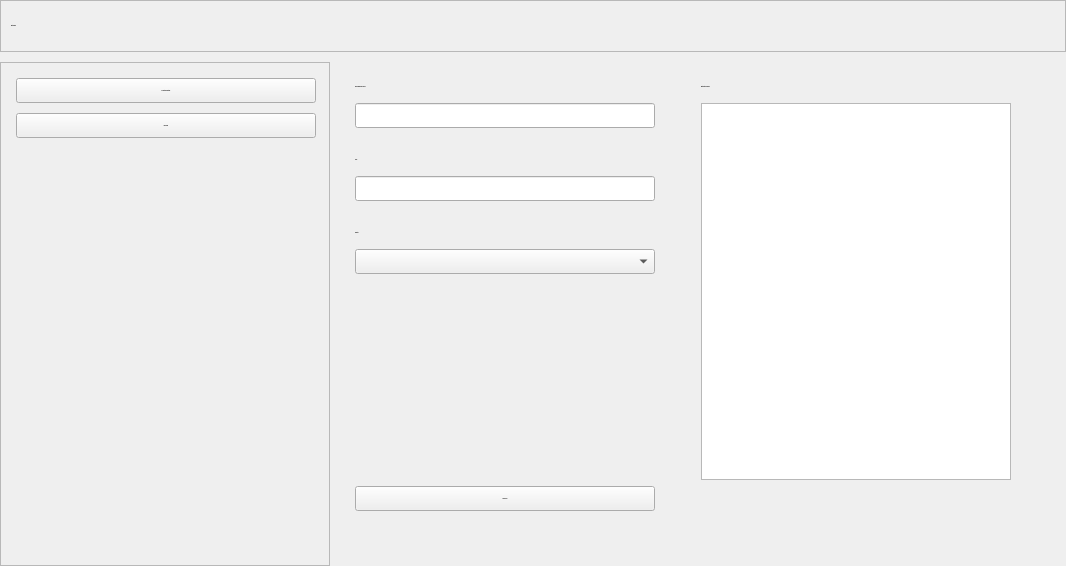
      <widget class="QWidget" name="pageVerwaltung">
       <layout class="QGridLayout" name="gridLayout_55">
        <property name="leftMargin">
         <number>0</number>
        </property>
        <property name="topMargin">
         <number>0</number>
        </property>
        <property name="rightMargin">
         <number>0</number>
        </property>
        <property name="bottomMargin">
         <number>0</number>
        </property>
        <item row="0" column="0">
         <layout class="QGridLayout" name="gridLayout_38">
          <property name="spacing">
           <number>10</number>
          </property>
          <item row="0" column="0" colspan="3">
           <widget class="QFrame" name="fraTitleVerwaltung">
            <property name="frameShape">
             <enum>QFrame::StyledPanel</enum>
            </property>
            <property name="frameShadow">
             <enum>QFrame::Raised</enum>
            </property>
            <layout class="QGridLayout" name="gridLayout_51">
             <property name="leftMargin">
              <number>0</number>
             </property>
             <property name="topMargin">
              <number>0</number>
             </property>
             <property name="rightMargin">
              <number>0</number>
             </property>
             <property name="bottomMargin">
              <number>0</number>
             </property>
             <item row="0" column="0">
              <layout class="QGridLayout" name="gridLayout_52">
               <property name="leftMargin">
                <number>10</number>
               </property>
               <property name="topMargin">
                <number>10</number>
               </property>
               <property name="rightMargin">
                <number>10</number>
               </property>
               <property name="bottomMargin">
                <number>10</number>
               </property>
               <item row="0" column="0">
                <widget class="QLabel" name="lblTitleVerwaltung">
                 <property name="minimumSize">
                  <size>
                   <width>200</width>
                   <height>30</height>
                  </size>
                 </property>
                 <property name="maximumSize">
                  <size>
                   <width>16777215</width>
                   <height>30</height>
                  </size>
                 </property>
                 <property name="font">
                  <font>
                   <family>segoe ui</family>
                   <pointsize>-1</pointsize>
                   <weight>75</weight>
                   <bold>true</bold>
                  </font>
                 </property>
                 <property name="styleSheet">
                  <string notr="true"/>
                 </property>
                 <property name="text">
                  <string>Dateiname</string>
                 </property>
                 <property name="alignment">
                  <set>Qt::AlignLeading|Qt::AlignLeft|Qt::AlignVCenter</set>
                 </property>
                </widget>
               </item>
              </layout>
             </item>
            </layout>
           </widget>
          </item>
          <item row="1" column="0" colspan="2">
           <widget class="QFrame" name="fraSideMenuVerwaltung">
            <property name="minimumSize">
             <size>
              <width>330</width>
              <height>300</height>
             </size>
            </property>
            <property name="maximumSize">
             <size>
              <width>330</width>
              <height>5000</height>
             </size>
            </property>
            <property name="frameShape">
             <enum>QFrame::StyledPanel</enum>
            </property>
            <property name="frameShadow">
             <enum>QFrame::Raised</enum>
            </property>
            <layout class="QGridLayout" name="gridLayout_53">
             <property name="leftMargin">
              <number>0</number>
             </property>
             <property name="topMargin">
              <number>0</number>
             </property>
             <property name="rightMargin">
              <number>0</number>
             </property>
             <property name="bottomMargin">
              <number>0</number>
             </property>
             <item row="0" column="0">
              <layout class="QGridLayout" name="gridLayout_54">
               <property name="leftMargin">
                <number>15</number>
               </property>
               <property name="topMargin">
                <number>15</number>
               </property>
               <property name="rightMargin">
                <number>15</number>
               </property>
               <property name="bottomMargin">
                <number>15</number>
               </property>
               <property name="horizontalSpacing">
                <number>5</number>
               </property>
               <property name="verticalSpacing">
                <number>10</number>
               </property>
               <item row="0" column="0" colspan="2">
                <widget class="QPushButton" name="cmdVerwaltungProjekt">
                 <property name="minimumSize">
                  <size>
                   <width>300</width>
                   <height>25</height>
                  </size>
                 </property>
                 <property name="maximumSize">
                  <size>
                   <width>300</width>
                   <height>25</height>
                  </size>
                 </property>
                 <property name="font">
                  <font>
                   <family>segoe ui</family>
                   <pointsize>-1</pointsize>
                   <weight>75</weight>
                   <bold>true</bold>
                  </font>
                 </property>
                 <property name="styleSheet">
                  <string notr="true"/>
                 </property>
                 <property name="text">
                  <string>Projektverwaltung</string>
                 </property>
                </widget>
               </item>
               <item row="1" column="0" colspan="2">
                <widget class="QPushButton" name="cmdVerwaltungIndex">
                 <property name="minimumSize">
                  <size>
                   <width>300</width>
                   <height>25</height>
                  </size>
                 </property>
                 <property name="maximumSize">
                  <size>
                   <width>300</width>
                   <height>25</height>
                  </size>
                 </property>
                 <property name="font">
                  <font>
                   <family>segoe ui</family>
                   <pointsize>-1</pointsize>
                   <weight>75</weight>
                   <bold>true</bold>
                  </font>
                 </property>
                 <property name="styleSheet">
                  <string notr="true"/>
                 </property>
                 <property name="text">
                  <string>Index BPI</string>
                 </property>
                </widget>
               </item>
               <item row="2" column="0">
                <spacer name="verticalSpacer_5">
                 <property name="orientation">
                  <enum>Qt::Vertical</enum>
                 </property>
                 <property name="sizeHint" stdset="0">
                  <size>
                   <width>20</width>
                   <height>40</height>
                  </size>
                 </property>
                </spacer>
               </item>
              </layout>
             </item>
            </layout>
           </widget>
          </item>
          <item row="1" column="2">
           <widget class="QFrame" name="fraTableVerwaltung">
            <property name="minimumSize">
             <size>
              <width>600</width>
              <height>300</height>
             </size>
            </property>
            <property name="maximumSize">
             <size>
              <width>16777215</width>
              <height>5000</height>
             </size>
            </property>
            <layout class="QGridLayout" name="gridLayout_39">
             <property name="leftMargin">
              <number>0</number>
             </property>
             <property name="topMargin">
              <number>0</number>
             </property>
             <property name="rightMargin">
              <number>0</number>
             </property>
             <property name="bottomMargin">
              <number>0</number>
             </property>
             <item row="0" column="0">
              <layout class="QGridLayout" name="gridLayout_40">
               <property name="leftMargin">
                <number>15</number>
               </property>
               <property name="topMargin">
                <number>15</number>
               </property>
               <property name="rightMargin">
                <number>15</number>
               </property>
               <property name="bottomMargin">
                <number>15</number>
               </property>
               <item row="0" column="0">
                <widget class="QStackedWidget" name="stackedVerwaltung">
                 <property name="currentIndex">
                  <number>0</number>
                 </property>
                 <widget class="QWidget" name="pageVerwaltungIndex">
                  <layout class="QGridLayout" name="gridLayout_42">
                   <property name="leftMargin">
                    <number>0</number>
                   </property>
                   <property name="topMargin">
                    <number>0</number>
                   </property>
                   <property name="rightMargin">
                    <number>0</number>
                   </property>
                   <property name="bottomMargin">
                    <number>0</number>
                   </property>
                   <item row="0" column="0">
                    <layout class="QGridLayout" name="gridLayout_41">
                     <item row="2" column="0">
                      <spacer name="verticalSpacer_7">
                       <property name="orientation">
                        <enum>Qt::Vertical</enum>
                       </property>
                       <property name="sizeType">
                        <enum>QSizePolicy::Fixed</enum>
                       </property>
                       <property name="sizeHint" stdset="0">
                        <size>
                         <width>20</width>
                         <height>10</height>
                        </size>
                       </property>
                      </spacer>
                     </item>
                     <item row="0" column="2">
                      <widget class="QLabel" name="lblLabel3_15">
                       <property name="minimumSize">
                        <size>
                         <width>300</width>
                         <height>20</height>
                        </size>
                       </property>
                       <property name="maximumSize">
                        <size>
                         <width>300</width>
                         <height>20</height>
                        </size>
                       </property>
                       <property name="font">
                        <font>
                         <family>segoe ui</family>
                         <pointsize>-1</pointsize>
                         <weight>75</weight>
                         <bold>true</bold>
                        </font>
                       </property>
                       <property name="text">
                        <string>Enthaltene Indizes:</string>
                       </property>
                      </widget>
                     </item>
                     <item row="3" column="0">
                      <widget class="QLabel" name="lblLabel3_16">
                       <property name="minimumSize">
                        <size>
                         <width>300</width>
                         <height>20</height>
                        </size>
                       </property>
                       <property name="maximumSize">
                        <size>
                         <width>300</width>
                         <height>20</height>
                        </size>
                       </property>
                       <property name="font">
                        <font>
                         <family>segoe ui</family>
                         <pointsize>-1</pointsize>
                         <weight>75</weight>
                         <bold>true</bold>
                        </font>
                       </property>
                       <property name="text">
                        <string>Jahr:</string>
                       </property>
                      </widget>
                     </item>
                     <item row="1" column="0">
                      <widget class="QLineEdit" name="txtIndex">
                       <property name="minimumSize">
                        <size>
                         <width>300</width>
                         <height>25</height>
                        </size>
                       </property>
                       <property name="maximumSize">
                        <size>
                         <width>300</width>
                         <height>25</height>
                        </size>
                       </property>
                       <property name="font">
                        <font>
                         <family>segoe ui</family>
                         <pointsize>-1</pointsize>
                        </font>
                       </property>
                       <property name="placeholderText">
                        <string/>
                       </property>
                      </widget>
                     </item>
                     <item row="5" column="0">
                      <spacer name="verticalSpacer_10">
                       <property name="orientation">
                        <enum>Qt::Vertical</enum>
                       </property>
                       <property name="sizeType">
                        <enum>QSizePolicy::Fixed</enum>
                       </property>
                       <property name="sizeHint" stdset="0">
                        <size>
                         <width>20</width>
                         <height>10</height>
                        </size>
                       </property>
                      </spacer>
                     </item>
                     <item row="6" column="1">
                      <spacer name="horizontalSpacer_3">
                       <property name="orientation">
                        <enum>Qt::Horizontal</enum>
                       </property>
                       <property name="sizeType">
                        <enum>QSizePolicy::Fixed</enum>
                       </property>
                       <property name="sizeHint" stdset="0">
                        <size>
                         <width>40</width>
                         <height>20</height>
                        </size>
                       </property>
                      </spacer>
                     </item>
                     <item row="7" column="0">
                      <widget class="QComboBox" name="cboIndexQuartal">
                       <property name="minimumSize">
                        <size>
                         <width>111</width>
                         <height>25</height>
                        </size>
                       </property>
                       <property name="maximumSize">
                        <size>
                         <width>300</width>
                         <height>25</height>
                        </size>
                       </property>
                       <property name="font">
                        <font>
                         <family>segoe ui</family>
                         <pointsize>-1</pointsize>
                        </font>
                       </property>
                       <property name="styleSheet">
                        <string notr="true"/>
                       </property>
                       <property name="editable">
                        <bool>false</bool>
                       </property>
                      </widget>
                     </item>
                     <item row="0" column="0">
                      <widget class="QLabel" name="lblLabel3_13">
                       <property name="minimumSize">
                        <size>
                         <width>300</width>
                         <height>20</height>
                        </size>
                       </property>
                       <property name="maximumSize">
                        <size>
                         <width>300</width>
                         <height>20</height>
                        </size>
                       </property>
                       <property name="font">
                        <font>
                         <family>segoe ui</family>
                         <pointsize>-1</pointsize>
                         <weight>75</weight>
                         <bold>true</bold>
                        </font>
                       </property>
                       <property name="text">
                        <string>Index [Basisjahr 2000]:</string>
                       </property>
                      </widget>
                     </item>
                     <item row="6" column="0">
                      <widget class="QLabel" name="lblLabel3_14">
                       <property name="minimumSize">
                        <size>
                         <width>300</width>
                         <height>20</height>
                        </size>
                       </property>
                       <property name="maximumSize">
                        <size>
                         <width>300</width>
                         <height>20</height>
                        </size>
                       </property>
                       <property name="font">
                        <font>
                         <family>segoe ui</family>
                         <pointsize>-1</pointsize>
                         <weight>75</weight>
                         <bold>true</bold>
                        </font>
                       </property>
                       <property name="text">
                        <string>Quartal:</string>
                       </property>
                      </widget>
                     </item>
                     <item row="9" column="0">
                      <widget class="QPushButton" name="cmdIndexSave">
                       <property name="minimumSize">
                        <size>
                         <width>300</width>
                         <height>25</height>
                        </size>
                       </property>
                       <property name="maximumSize">
                        <size>
                         <width>300</width>
                         <height>25</height>
                        </size>
                       </property>
                       <property name="font">
                        <font>
                         <family>segoe ui</family>
                         <pointsize>-1</pointsize>
                         <weight>75</weight>
                         <bold>true</bold>
                        </font>
                       </property>
                       <property name="styleSheet">
                        <string notr="true"/>
                       </property>
                       <property name="text">
                        <string>Speichern</string>
                       </property>
                      </widget>
                     </item>
                     <item row="10" column="0">
                      <spacer name="verticalSpacer_9">
                       <property name="orientation">
                        <enum>Qt::Vertical</enum>
                       </property>
                       <property name="sizeHint" stdset="0">
                        <size>
                         <width>20</width>
                         <height>40</height>
                        </size>
                       </property>
                      </spacer>
                     </item>
                     <item row="4" column="0">
                      <widget class="QLineEdit" name="txtIndexJahr">
                       <property name="minimumSize">
                        <size>
                         <width>300</width>
                         <height>25</height>
                        </size>
                       </property>
                       <property name="maximumSize">
                        <size>
                         <width>300</width>
                         <height>25</height>
                        </size>
                       </property>
                       <property name="font">
                        <font>
                         <family>segoe ui</family>
                         <pointsize>-1</pointsize>
                        </font>
                       </property>
                       <property name="placeholderText">
                        <string/>
                       </property>
                      </widget>
                     </item>
                     <item row="1" column="2" rowspan="8">
                      <widget class="QTableView" name="grdIndex">
                       <property name="minimumSize">
                        <size>
                         <width>310</width>
                         <height>0</height>
                        </size>
                       </property>
                       <property name="maximumSize">
                        <size>
                         <width>310</width>
                         <height>16777215</height>
                        </size>
                       </property>
                       <property name="selectionBehavior">
                        <enum>QAbstractItemView::SelectItems</enum>
                       </property>
                       <attribute name="verticalHeaderVisible">
                        <bool>false</bool>
                       </attribute>
                      </widget>
                     </item>
                     <item row="8" column="0">
                      <spacer name="verticalSpacer_6">
                       <property name="orientation">
                        <enum>Qt::Vertical</enum>
                       </property>
                       <property name="sizeType">
                        <enum>QSizePolicy::Fixed</enum>
                       </property>
                       <property name="sizeHint" stdset="0">
                        <size>
                         <width>20</width>
                         <height>200</height>
                        </size>
                       </property>
                      </spacer>
                     </item>
                     <item row="1" column="3">
                      <spacer name="horizontalSpacer_4">
                       <property name="orientation">
                        <enum>Qt::Horizontal</enum>
                       </property>
                       <property name="sizeHint" stdset="0">
                        <size>
                         <width>40</width>
                         <height>20</height>
                        </size>
                       </property>
                      </spacer>
                     </item>
                    </layout>
                   </item>
                  </layout>
                 </widget>
                 <widget class="QWidget" name="pageVerwaltungProjekt">
                  <layout class="QGridLayout" name="gridLayout_43">
                   <property name="leftMargin">
                    <number>0</number>
                   </property>
                   <property name="topMargin">
                    <number>0</number>
                   </property>
                   <property name="rightMargin">
                    <number>0</number>
                   </property>
                   <property name="bottomMargin">
                    <number>0</number>
                   </property>
                   <item row="0" column="0">
                    <layout class="QGridLayout" name="gridLayout_44"/>
                   </item>
                  </layout>
                 </widget>
                </widget>
               </item>
              </layout>
             </item>
            </layout>
           </widget>
          </item>
         </layout>
        </item>
       </layout>
      </widget>
